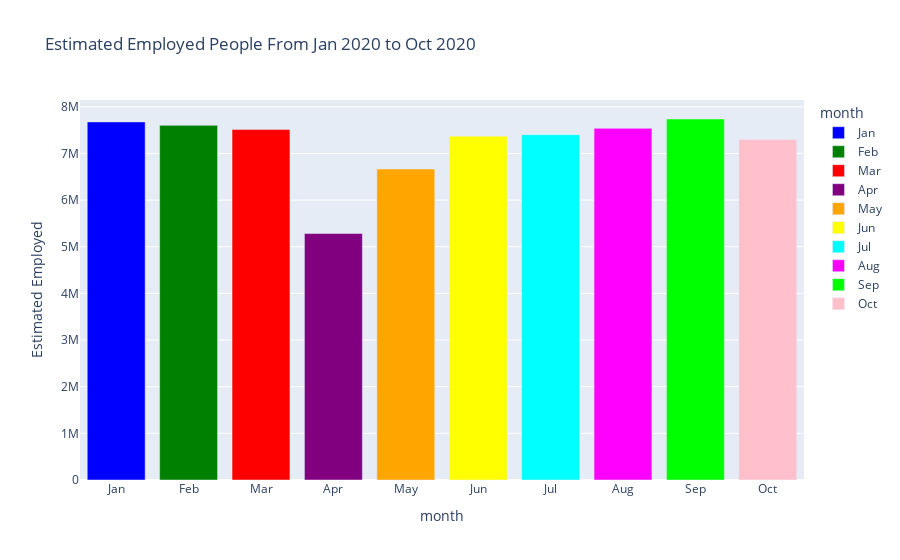

Notebook code for this chart:
### Markdown cell above
BAR PLOT OF ESTIMATED EMPLOYED CITIZEN IN EVERY MONTH

### Code cell
import plotly.express as px

data['month'] = pd.Categorical(data['month'], categories=['Jan', 'Feb', 'Mar', 'Apr', 'May', 'Jun', 'Jul', 'Aug', 'Sep', 'Oct'], ordered=True)

fig = px.bar(data,
             x='month',
             y=' Estimated Employed',
             color='month',
             color_discrete_map={'Jan': 'blue', 'Feb': 'green', 'Mar': 'red', 'Apr': 'purple', 'May': 'orange', 'Jun': 'yellow', 'Jul': 'cyan', 'Aug': 'magenta', 'Sep': 'lime', 'Oct': 'pink'},
             category_orders={'month': ['Jan', 'Feb', 'Mar', 'Apr', 'May', 'Jun', 'Jul', 'Aug', 'Sep', 'Oct']},
             title='Estimated Employed People From Jan 2020 to Oct 2020'
            )

fig.show()

### Figure 1 — Plotly figure (JSON) as saved in the notebook; plotly's stock layout.template omitted (floating-point values rounded to 4 significant figures)
{"data": [{"alignmentgroup": "True", "hovertemplate": "month=%{x}<br> Estimated Employed=%{y}<extra></extra>", "legendgroup": "Jan", "marker": {"color": "blue", "pattern": {"shape": ""}}, "name": "Jan", "offsetgroup": "Jan", "orientation": "v", "showlegend": true, "textposition": "auto", "type": "bar", "x": ["Jan"], "xaxis": "x", "y": [7677000.0], "yaxis": "y"}, {"alignmentgroup": "True", "hovertemplate": "month=%{x}<br> Estimated Employed=%{y}<extra></extra>", "legendgroup": "Feb", "marker": {"color": "green", "pattern": {"shape": ""}}, "name": "Feb", "offsetgroup": "Feb", "orientation": "v", "showlegend": true, "textposition": "auto", "type": "bar", "x": ["Feb"], "xaxis": "x", "y": [7604000.0], "yaxis": "y"}, {"alignmentgroup": "True", "hovertemplate": "month=%{x}<br> Estimated Employed=%{y}<extra></extra>", "legendgroup": "Mar", "marker": {"color": "red", "pattern": {"shape": ""}}, "name": "Mar", "offsetgroup": "Mar", "orientation": "v", "showlegend": true, "textposition": "auto", "type": "bar", "x": ["Mar"], "xaxis": "x", "y": [7517000.0], "yaxis": "y"}, {"alignmentgroup": "True", "hovertemplate": "month=%{x}<br> Estimated Employed=%{y}<extra></extra>", "legendgroup": "Apr", "marker": {"color": "purple", "pattern": {"shape": ""}}, "name": "Apr", "offsetgroup": "Apr", "orientation": "v", "showlegend": true, "textposition": "auto", "type": "bar", "x": ["Apr"], "xaxis": "x", "y": [5283000.0], "yaxis": "y"}, {"alignmentgroup": "True", "hovertemplate": "month=%{x}<br> Estimated Employed=%{y}<extra></extra>", "legendgroup": "May", "marker": {"color": "orange", "pattern": {"shape": ""}}, "name": "May", "offsetgroup": "May", "orientation": "v", "showlegend": true, "textposition": "auto", "type": "bar", "x": ["May"], "xaxis": "x", "y": [6667000.0], "yaxis": "y"}, {"alignmentgroup": "True", "hovertemplate": "month=%{x}<br> Estimated Employed=%{y}<extra></extra>", "legendgroup": "Jun", "marker": {"color": "yellow", "pattern": {"shape": ""}}, "name": "Jun", "offsetgroup": "Jun", "orientation": "v", "showlegend": true, "textposition": "auto", "type": "bar", "x": ["Jun"], "xaxis": "x", "y": [7372000.0], "yaxis": "y"}, {"alignmentgroup": "True", "hovertemplate": "month=%{x}<br> Estimated Employed=%{y}<extra></extra>", "legendgroup": "Jul", "marker": {"color": "cyan", "pattern": {"shape": ""}}, "name": "Jul", "offsetgroup": "Jul", "orientation": "v", "showlegend": true, "textposition": "auto", "type": "bar", "x": ["Jul"], "xaxis": "x", "y": [7404000.0], "yaxis": "y"}, {"alignmentgroup": "True", "hovertemplate": "month=%{x}<br> Estimated Employed=%{y}<extra></extra>", "legendgroup": "Aug", "marker": {"color": "magenta", "pattern": {"shape": ""}}, "name": "Aug", "offsetgroup": "Aug", "orientation": "v", "showlegend": true, "textposition": "auto", "type": "bar", "x": ["Aug"], "xaxis": "x", "y": [7540000.0], "yaxis": "y"}, {"alignmentgroup": "True", "hovertemplate": "month=%{x}<br> Estimated Employed=%{y}<extra></extra>", "legendgroup": "Sep", "marker": {"color": "lime", "pattern": {"shape": ""}}, "name": "Sep", "offsetgroup": "Sep", "orientation": "v", "showlegend": true, "textposition": "auto", "type": "bar", "x": ["Sep"], "xaxis": "x", "y": [7739000.0], "yaxis": "y"}, {"alignmentgroup": "True", "hovertemplate": "month=%{x}<br> Estimated Employed=%{y}<extra></extra>", "legendgroup": "Oct", "marker": {"color": "pink", "pattern": {"shape": ""}}, "name": "Oct", "offsetgroup": "Oct", "orientation": "v", "showlegend": true, "textposition": "auto", "type": "bar", "x": ["Oct"], "xaxis": "x", "y": [7298000.0], "yaxis": "y"}], "layout": {"autosize": true, "barmode": "relative", "legend": {"title": {"text": "month"}, "tracegroupgap": 0}, "title": {"text": "Estimated Employed People From Jan 2020 to Oct 2020"}, "xaxis": {"anchor": "y", "autorange": true, "categoryarray": ["Jan", "Feb", "Mar", "Apr", "May", "Jun", "Jul", "Aug", "Sep", "Oct", null], "categoryorder": "array", "domain": [0, 1], "range": [-0.5, 9.5], "title": {"text": "month"}, "type": "category"}, "yaxis": {"anchor": "x", "autorange": true, "domain": [0, 1], "range": [0, 8147000.0], "title": {"text": " Estimated Employed"}, "type": "linear"}}}
